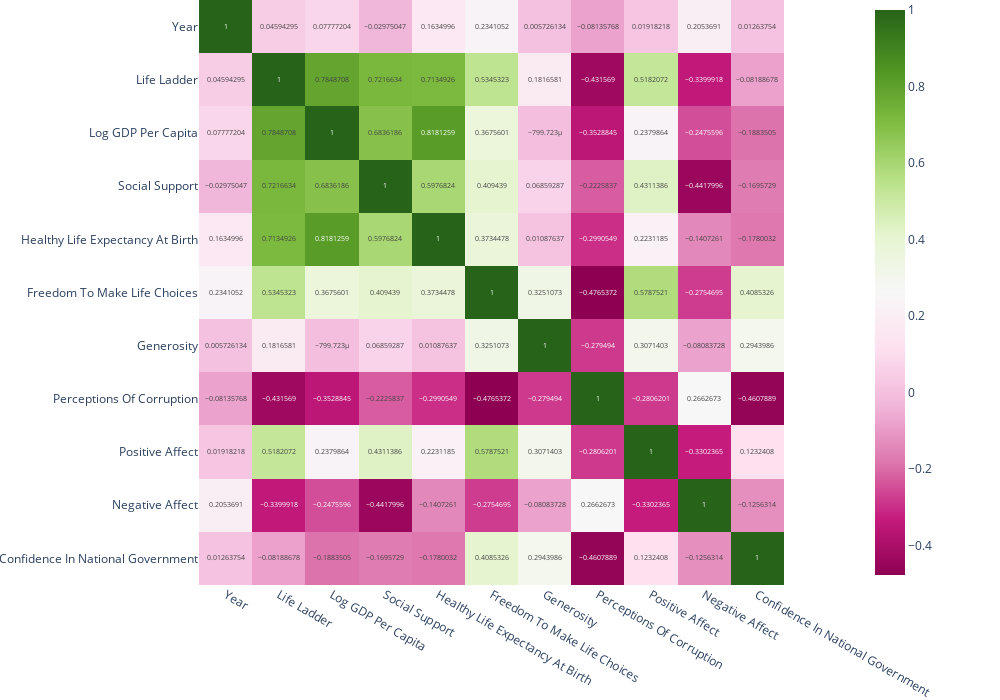

The code cell stored with this chart in its notebook:
### Code cell
corr_happiness = happiness.corr()
fig = px.imshow(corr_happiness, text_auto=True)
fig.update_layout(height=700, width=1000, margin={'l': 0, 'r': 0, 't': 0, 'b': 0})
fig.update_coloraxes(autocolorscale=True)
fig.show()

### Figure 1 — Plotly figure (JSON) as saved in the notebook; plotly's stock layout.template omitted (floating-point values rounded to 4 significant figures)
{"data": [{"coloraxis": "coloraxis", "hovertemplate": "x: %{x}<br>y: %{y}<br>color: %{z}<extra></extra>", "name": "0", "texttemplate": "%{z}", "type": "heatmap", "x": ["Year", "Life Ladder", "Log GDP Per Capita", "Social Support", "Healthy Life Expectancy At Birth", "Freedom To Make Life Choices", "Generosity", "Perceptions Of Corruption", "Positive Affect", "Negative Affect", "Confidence In National Government"], "xaxis": "x", "y": ["Year", "Life Ladder", "Log GDP Per Capita", "Social Support", "Healthy Life Expectancy At Birth", "Freedom To Make Life Choices", "Generosity", "Perceptions Of Corruption", "Positive Affect", "Negative Affect", "Confidence In National Government"], "yaxis": "y", "z": [[1, 0.04594, 0.07777, -0.02975, 0.1635, 0.2341, 0.005726, -0.08136, 0.01918, 0.2054, 0.01264], [0.04594, 1, 0.7849, 0.7217, 0.7135, 0.5345, 0.1817, -0.4316, 0.5182, -0.34, -0.08189], [0.07777, 0.7849, 1, 0.6836, 0.8181, 0.3676, -0.0007997, -0.3529, 0.238, -0.2476, -0.1884], [-0.02975, 0.7217, 0.6836, 1, 0.5977, 0.4094, 0.06859, -0.2226, 0.4311, -0.4418, -0.1696], [0.1635, 0.7135, 0.8181, 0.5977, 1, 0.3734, 0.01088, -0.2991, 0.2231, -0.1407, -0.178], [0.2341, 0.5345, 0.3676, 0.4094, 0.3734, 1, 0.3251, -0.4765, 0.5788, -0.2755, 0.4085], [0.005726, 0.1817, -0.0007997, 0.06859, 0.01088, 0.3251, 1, -0.2795, 0.3071, -0.08084, 0.2944], [-0.08136, -0.4316, -0.3529, -0.2226, -0.2991, -0.4765, -0.2795, 1, -0.2806, 0.2663, -0.4608], [0.01918, 0.5182, 0.238, 0.4311, 0.2231, 0.5788, 0.3071, -0.2806, 1, -0.3302, 0.1232], [0.2054, -0.34, -0.2476, -0.4418, -0.1407, -0.2755, -0.08084, 0.2663, -0.3302, 1, -0.1256], [0.01264, -0.08189, -0.1884, -0.1696, -0.178, 0.4085, 0.2944, -0.4608, 0.1232, -0.1256, 1]]}], "layout": {"coloraxis": {"autocolorscale": true, "colorscale": [[0, "#0d0887"], [0.1111, "#46039f"], [0.2222, "#7201a8"], [0.3333, "#9c179e"], [0.4444, "#bd3786"], [0.5556, "#d8576b"], [0.6667, "#ed7953"], [0.7778, "#fb9f3a"], [0.8889, "#fdca26"], [1, "#f0f921"]]}, "height": 700, "margin": {"b": 0, "l": 0, "r": 0, "t": 0}, "width": 1000, "xaxis": {"anchor": "y", "constrain": "domain", "domain": [0, 1], "scaleanchor": "y"}, "yaxis": {"anchor": "x", "autorange": "reversed", "constrain": "domain", "domain": [0, 1]}}}
